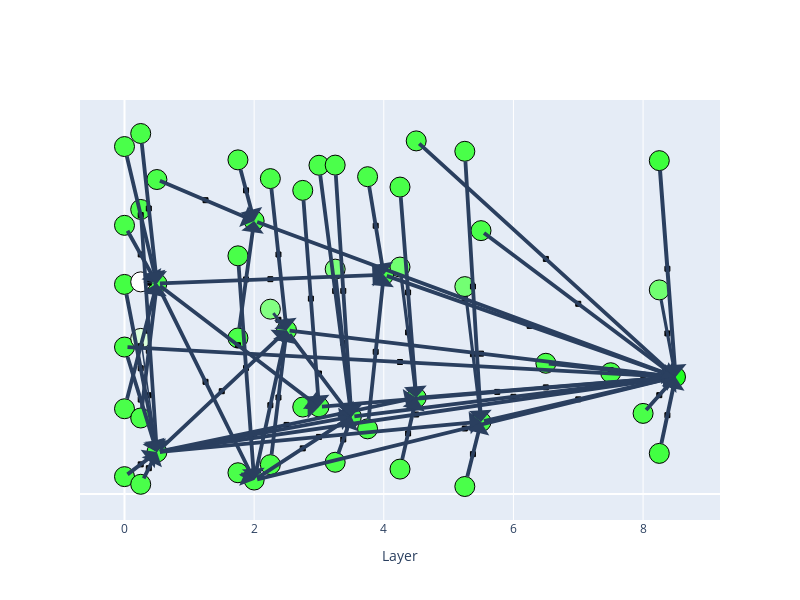

The notebook cell saved with this chart:
### Markdown cell above
One thing that we can do with our computational graph is plot it. Currently, the UI isn't exactly the prettiest, but it can still serve as a useful way to take in information associated with all computational paths and error terms all at once.

### Code cell
plot_graph(edges_with_error, nodes_with_error)

### Figure 1 — Plotly figure (JSON) as saved in the notebook; plotly's stock layout.template omitted (floating-point values rounded to 4 significant figures)
{"data": [{"hoverinfo": "text", "hovertext": ["mlp8tc[89]@-1<br>Contrib: 7.6", "mlp0tc[8829]@9<br>Contrib: 1.4", "mlp3tc[14171]@9<br>Contrib: 0.56", "mlp4tc[17353]@9<br>Contrib: 0.42", "mlp2tc[15119]@9<br>Contrib: 0.49", "mlp4tc[17443]@9<br>Contrib: 0.32", "mlp6tc[17269]@9<br>Contrib: 0.3", "mlp5tc[6434]@9<br>Contrib: 0.29", "mlp7tc[22013]@9<br>Contrib: 0.28", "mlp5tc[2296]@9<br>Contrib: 0.17", "embed0@9<br>Contrib: 0.86", "mlp0tc[10490]@8<br>Contrib: 0.52", "mlp0tc[7829]@4<br>Contrib: 0.12", "embed0@8<br>Contrib: 0.068", "attn2[2]@8<br>Contrib: 0.62", "attn0[1]@9<br>Contrib: 0.75", "attn4[11]@8<br>Contrib: 0.25", "attn2[1]@4<br>Contrib: 0.22", "attn8[7]@8<br>Contrib: 0.21", "attn3[6]@8<br>Contrib: 0.21", "attn0[5]@9<br>Contrib: 1.1", "attn3[3]@8<br>Contrib: 0.13", "attn0[1]@8<br>Contrib: 0.19", "attn0[5]@8<br>Contrib: 0.088", "mlp8tc[89]tc_error8@-1<br>Contrib: 1.5", "mlp0tc[8829]tc_error0@9<br>Contrib: 0.0", "mlp3tc[14171]tc_error3@9<br>Contrib: 0.14", "attn2[2]tc_error2@8<br>Contrib: 0.014", "mlp2tc[15119]tc_error2@9<br>Contrib: 0.12", "mlp5tc[6434]tc_error5@9<br>Contrib: 0.041", "attn2[1]tc_error2@4<br>Contrib: 0.037", "attn3[6]tc_error3@8<br>Contrib: 0.073", "mlp4tc[17353]tc_error4@9<br>Contrib: 0.13", "attn4[11]tc_error4@8<br>Contrib: -0.0011", "mlp0tc[10490]tc_error0@8<br>Contrib: 0.0", "mlp8tc[89]bias_error8@-1<br>Contrib: -7.2", "mlp0tc[8829]bias_error0@9<br>Contrib: -2.7e+01", "mlp3tc[14171]bias_error3@9<br>Contrib: -8.8", "mlp2tc[15119]bias_error2@9<br>Contrib: -1e+01", "mlp5tc[6434]bias_error5@9<br>Contrib: -7.6", "mlp4tc[17353]bias_error4@9<br>Contrib: -6.9", "mlp0tc[10490]bias_error0@8<br>Contrib: -3.3e+01", "mlp8tc[89]prune_error8@-1<br>Contrib: 2.5", "mlp0tc[8829]prune_error0@9<br>Contrib: -1.0", "mlp3tc[14171]prune_error3@9<br>Contrib: -0.056", "attn2[2]prune_error2@8<br>Contrib: 0.31", "mlp2tc[15119]prune_error2@9<br>Contrib: 0.23", "mlp5tc[6434]prune_error5@9<br>Contrib: 0.17", "attn2[1]prune_error2@4<br>Contrib: 0.098", "attn3[6]prune_error3@8<br>Contrib: 0.092", "mlp4tc[17353]prune_error4@9<br>Contrib: 0.31", "attn4[11]prune_error4@8<br>Contrib: 0.16", "mlp0tc[10490]prune_error0@8<br>Contrib: 0.17"], "marker": {"color": ["#22ff22", "#43ff43", "#47ff47", "#48ff48", "#48ff48", "#49ff49", "#49ff49", "#49ff49", "#49ff49", "#49ff49", "#46ff46", "#48ff48", "#4aff4a", "#4aff4a", "#47ff47", "#46ff46", "#49ff49", "#49ff49", "#49ff49", "#49ff49", "#44ff44", "#4aff4a", "#49ff49", "#4aff4a", "#42ff42", "#4aff4a", "#4aff4a", "#4aff4a", "#4aff4a", "#4aff4a", "#4aff4a", "#4aff4a", "#4aff4a", "#4aff4a", "#4aff4a", "#71ff71", "#dbffdb", "#7aff7a", "#82ff82", "#73ff73", "#70ff70", "#ffffff", "#3dff3d", "#50ff50", "#4bff4b", "#49ff49", "#49ff49", "#49ff49", "#4aff4a", "#4aff4a", "#49ff49", "#4aff4a", "#49ff49"], "line": {"color": "Black", "width": 1}, "size": 20}, "mode": "markers", "type": "scatter", "x": [8.5, 0.5, 3.5, 4.5, 2.5, 4.5, 6.5, 5.5, 7.5, 5.5, 0, 0.5, 0.5, 0, 2, 0, 4, 2, 8, 3, 0, 3, 0, 0, 8.25, 0.25, 3.25, 1.75, 2.25, 5.25, 1.75, 2.75, 4.25, 3.75, 0.25, 8.25, 0.25, 3.25, 2.25, 5.25, 4.25, 0.25, 8.25, 0.25, 3.25, 1.75, 2.25, 5.25, 1.75, 2.75, 4.25, 3.75, 0.25], "y": [0.3244, 0.1164, 0.2144, 0.2667, 0.4534, 0.9779, 0.3623, 0.2003, 0.3361, 0.7294, 0.04842, 0.5829, 0.8709, 0.2363, 0.03898, 0.4072, 0.6072, 0.7565, 0.2235, 0.2415, 0.5806, 0.9105, 0.7441, 0.9622, 0.1128, 0.02716, 0.08821, 0.05919, 0.08164, 0.0211, 0.4323, 0.2411, 0.0693, 0.1808, 0.2108, 0.5653, 0.4311, 0.6229, 0.512, 0.5745, 0.6286, 0.5876, 0.9232, 0.7881, 0.9108, 0.6597, 0.8735, 0.9491, 0.9254, 0.8409, 0.8501, 0.8788, 0.9984]}, {"hoverinfo": "text", "hovertext": ["mlp0tc[8829]@9 -> mlp8tc[89]@-1<br>Contrib: 0.85", "mlp3tc[14171]@9 -> mlp8tc[89]@-1<br>Contrib: 0.56", "mlp4tc[17353]@9 -> mlp8tc[89]@-1<br>Contrib: 0.42", "attn2[2]@8 -> mlp8tc[89]@-1<br>Contrib: 0.35", "mlp2tc[15119]@9 -> mlp8tc[89]@-1<br>Contrib: 0.35", "mlp4tc[17443]@9 -> mlp8tc[89]@-1<br>Contrib: 0.32", "mlp6tc[17269]@9 -> mlp8tc[89]@-1<br>Contrib: 0.3", "mlp5tc[6434]@9 -> mlp8tc[89]@-1<br>Contrib: 0.29", "mlp7tc[22013]@9 -> mlp8tc[89]@-1<br>Contrib: 0.28", "attn0[1]@9 -> mlp8tc[89]@-1<br>Contrib: 0.26", "attn4[11]@8 -> mlp8tc[89]@-1<br>Contrib: 0.25", "attn2[1]@4 -> mlp8tc[89]@-1<br>Contrib: 0.22", "attn8[7]@8 -> mlp8tc[89]@-1<br>Contrib: 0.21", "attn3[6]@8 -> mlp8tc[89]@-1<br>Contrib: 0.21", "mlp5tc[2296]@9 -> mlp8tc[89]@-1<br>Contrib: 0.17", "attn0[5]@9 -> mlp0tc[8829]@9<br>Contrib: 1.1", "embed0@9 -> mlp0tc[8829]@9<br>Contrib: 0.86", "attn0[1]@9 -> mlp0tc[8829]@9<br>Contrib: 0.5", "mlp0tc[8829]@9 -> mlp3tc[14171]@9<br>Contrib: 0.2", "mlp0tc[10490]@8 -> attn2[2]@8<br>Contrib: 0.3", "attn2[2]@8 -> mlp3tc[14171]@9<br>Contrib: 0.14", "mlp2tc[15119]@9 -> mlp3tc[14171]@9<br>Contrib: 0.14", "mlp0tc[8829]@9 -> mlp2tc[15119]@9<br>Contrib: 0.13", "attn3[3]@8 -> mlp3tc[14171]@9<br>Contrib: 0.13", "attn2[2]@8 -> mlp2tc[15119]@9<br>Contrib: 0.13", "mlp0tc[8829]@9 -> mlp5tc[6434]@9<br>Contrib: 0.12", "mlp0tc[7829]@4 -> attn2[1]@4<br>Contrib: 0.12", "mlp0tc[10490]@8 -> attn3[6]@8<br>Contrib: 0.12", "mlp0tc[8829]@9 -> mlp4tc[17353]@9<br>Contrib: 0.11", "mlp0tc[10490]@8 -> attn4[11]@8<br>Contrib: 0.096", "attn0[1]@8 -> mlp0tc[10490]@8<br>Contrib: 0.19", "attn0[5]@8 -> mlp0tc[10490]@8<br>Contrib: 0.088", "embed0@8 -> mlp0tc[10490]@8<br>Contrib: 0.068", "mlp8tc[89]tc_error8@-1 -> mlp8tc[89]@-1<br>Contrib: 1.5", "mlp0tc[8829]tc_error0@9 -> mlp0tc[8829]@9<br>Contrib: 0.0", "mlp3tc[14171]tc_error3@9 -> mlp3tc[14171]@9<br>Contrib: 0.14", "attn2[2]tc_error2@8 -> attn2[2]@8<br>Contrib: 0.014", "mlp2tc[15119]tc_error2@9 -> mlp2tc[15119]@9<br>Contrib: 0.12", "mlp5tc[6434]tc_error5@9 -> mlp5tc[6434]@9<br>Contrib: 0.041", "attn2[1]tc_error2@4 -> attn2[1]@4<br>Contrib: 0.037", "attn3[6]tc_error3@8 -> attn3[6]@8<br>Contrib: 0.073", "mlp4tc[17353]tc_error4@9 -> mlp4tc[17353]@9<br>Contrib: 0.13", "attn4[11]tc_error4@8 -> attn4[11]@8<br>Contrib: -0.0011", "mlp0tc[10490]tc_error0@8 -> mlp0tc[10490]@8<br>Contrib: 0.0", "mlp8tc[89]bias_error8@-1 -> mlp8tc[89]@-1<br>Contrib: -7.2", "mlp0tc[8829]bias_error0@9 -> mlp0tc[8829]@9<br>Contrib: -2.7e+01", "mlp3tc[14171]bias_error3@9 -> mlp3tc[14171]@9<br>Contrib: -8.8", "mlp2tc[15119]bias_error2@9 -> mlp2tc[15119]@9<br>Contrib: -1e+01", "mlp5tc[6434]bias_error5@9 -> mlp5tc[6434]@9<br>Contrib: -7.6", "mlp4tc[17353]bias_error4@9 -> mlp4tc[17353]@9<br>Contrib: -6.9", "mlp0tc[10490]bias_error0@8 -> mlp0tc[10490]@8<br>Contrib: -3.3e+01", "mlp8tc[89]prune_error8@-1 -> mlp8tc[89]@-1<br>Contrib: 2.5", "mlp0tc[8829]prune_error0@9 -> mlp0tc[8829]@9<br>Contrib: -1.0", "mlp3tc[14171]prune_error3@9 -> mlp3tc[14171]@9<br>Contrib: -0.056", "attn2[2]prune_error2@8 -> attn2[2]@8<br>Contrib: 0.31", "mlp2tc[15119]prune_error2@9 -> mlp2tc[15119]@9<br>Contrib: 0.23", "mlp5tc[6434]prune_error5@9 -> mlp5tc[6434]@9<br>Contrib: 0.17", "attn2[1]prune_error2@4 -> attn2[1]@4<br>Contrib: 0.098", "attn3[6]prune_error3@8 -> attn3[6]@8<br>Contrib: 0.092", "mlp4tc[17353]prune_error4@9 -> mlp4tc[17353]@9<br>Contrib: 0.31", "attn4[11]prune_error4@8 -> attn4[11]@8<br>Contrib: 0.16", "mlp0tc[10490]prune_error0@8 -> mlp0tc[10490]@8<br>Contrib: 0.17"], "marker": {"color": "black", "line": {"color": "Black", "width": 1}, "size": 5, "symbol": "square"}, "mode": "markers", "type": "scatter", "x": [4.5, 6, 6.5, 5.25, 5.5, 6.5, 7.5, 7, 8, 4.25, 6.25, 5.25, 8.25, 5.75, 7, 0.25, 0.25, 0.25, 2, 1.25, 2.75, 3, 1.5, 3.25, 2.25, 3, 1.25, 1.75, 2.5, 2.25, 0.25, 0.25, 0.25, 8.375, 0.375, 3.375, 1.875, 2.375, 5.375, 1.875, 2.875, 4.375, 3.875, 0.375, 8.375, 0.375, 3.375, 2.375, 5.375, 4.375, 0.375, 8.375, 0.375, 3.375, 1.875, 2.375, 5.375, 1.875, 2.875, 4.375, 3.875, 0.375], "y": [0.2204, 0.2694, 0.2956, 0.1817, 0.3889, 0.6511, 0.3433, 0.2624, 0.3302, 0.3658, 0.4658, 0.5404, 0.2739, 0.283, 0.5269, 0.3485, 0.0824, 0.2618, 0.1654, 0.311, 0.1267, 0.3339, 0.2849, 0.5624, 0.2462, 0.1584, 0.8137, 0.4122, 0.1915, 0.5951, 0.6635, 0.7726, 0.4096, 0.2186, 0.07178, 0.1513, 0.04909, 0.2675, 0.1107, 0.5944, 0.2413, 0.168, 0.394, 0.3969, 0.4449, 0.2737, 0.4186, 0.4827, 0.3874, 0.4477, 0.5853, 0.6238, 0.4522, 0.5626, 0.3493, 0.6634, 0.5747, 0.8409, 0.5412, 0.5584, 0.743, 0.7907]}], "layout": {"annotations": [{"arrowhead": 1, "arrowwidth": 3.858, "ax": 0.5, "axref": "x", "ay": 0.1164, "ayref": "y", "showarrow": true, "x": 8.5, "xref": "x", "y": 0.3244, "yref": "y"}, {"arrowhead": 1, "arrowwidth": 3.834, "ax": 3.5, "axref": "x", "ay": 0.2144, "ayref": "y", "showarrow": true, "x": 8.5, "xref": "x", "y": 0.3244, "yref": "y"}, {"arrowhead": 1, "arrowwidth": 3.823, "ax": 4.5, "axref": "x", "ay": 0.2667, "ayref": "y", "showarrow": true, "x": 8.5, "xref": "x", "y": 0.3244, "yref": "y"}, {"arrowhead": 1, "arrowwidth": 3.817, "ax": 2, "axref": "x", "ay": 0.03898, "ayref": "y", "showarrow": true, "x": 8.5, "xref": "x", "y": 0.3244, "yref": "y"}, {"arrowhead": 1, "arrowwidth": 3.817, "ax": 2.5, "axref": "x", "ay": 0.4534, "ayref": "y", "showarrow": true, "x": 8.5, "xref": "x", "y": 0.3244, "yref": "y"}, {"arrowhead": 1, "arrowwidth": 3.814, "ax": 4.5, "axref": "x", "ay": 0.9779, "ayref": "y", "showarrow": true, "x": 8.5, "xref": "x", "y": 0.3244, "yref": "y"}, {"arrowhead": 1, "arrowwidth": 3.813, "ax": 6.5, "axref": "x", "ay": 0.3623, "ayref": "y", "showarrow": true, "x": 8.5, "xref": "x", "y": 0.3244, "yref": "y"}, {"arrowhead": 1, "arrowwidth": 3.812, "ax": 5.5, "axref": "x", "ay": 0.2003, "ayref": "y", "showarrow": true, "x": 8.5, "xref": "x", "y": 0.3244, "yref": "y"}, {"arrowhead": 1, "arrowwidth": 3.811, "ax": 7.5, "axref": "x", "ay": 0.3361, "ayref": "y", "showarrow": true, "x": 8.5, "xref": "x", "y": 0.3244, "yref": "y"}, {"arrowhead": 1, "arrowwidth": 3.809, "ax": 0, "axref": "x", "ay": 0.4072, "ayref": "y", "showarrow": true, "x": 8.5, "xref": "x", "y": 0.3244, "yref": "y"}, {"arrowhead": 1, "arrowwidth": 3.809, "ax": 4, "axref": "x", "ay": 0.6072, "ayref": "y", "showarrow": true, "x": 8.5, "xref": "x", "y": 0.3244, "yref": "y"}, {"arrowhead": 1, "arrowwidth": 3.806, "ax": 2, "axref": "x", "ay": 0.7565, "ayref": "y", "showarrow": true, "x": 8.5, "xref": "x", "y": 0.3244, "yref": "y"}, {"arrowhead": 1, "arrowwidth": 3.805, "ax": 8, "axref": "x", "ay": 0.2235, "ayref": "y", "showarrow": true, "x": 8.5, "xref": "x", "y": 0.3244, "yref": "y"}, {"arrowhead": 1, "arrowwidth": 3.805, "ax": 3, "axref": "x", "ay": 0.2415, "ayref": "y", "showarrow": true, "x": 8.5, "xref": "x", "y": 0.3244, "yref": "y"}, {"arrowhead": 1, "arrowwidth": 3.802, "ax": 5.5, "axref": "x", "ay": 0.7294, "ayref": "y", "showarrow": true, "x": 8.5, "xref": "x", "y": 0.3244, "yref": "y"}, {"arrowhead": 1, "arrowwidth": 3.879, "ax": 0, "axref": "x", "ay": 0.5806, "ayref": "y", "showarrow": true, "x": 0.5, "xref": "x", "y": 0.1164, "yref": "y"}, {"arrowhead": 1, "arrowwidth": 3.86, "ax": 0, "axref": "x", "ay": 0.04842, "ayref": "y", "showarrow": true, "x": 0.5, "xref": "x", "y": 0.1164, "yref": "y"}, {"arrowhead": 1, "arrowwidth": 3.829, "ax": 0, "axref": "x", "ay": 0.4072, "ayref": "y", "showarrow": true, "x": 0.5, "xref": "x", "y": 0.1164, "yref": "y"}, {"arrowhead": 1, "arrowwidth": 3.804, "ax": 0.5, "axref": "x", "ay": 0.1164, "ayref": "y", "showarrow": true, "x": 3.5, "xref": "x", "y": 0.2144, "yref": "y"}, {"arrowhead": 1, "arrowwidth": 3.813, "ax": 0.5, "axref": "x", "ay": 0.5829, "ayref": "y", "showarrow": true, "x": 2, "xref": "x", "y": 0.03898, "yref": "y"}, {"arrowhead": 1, "arrowwidth": 3.8, "ax": 2, "axref": "x", "ay": 0.03898, "ayref": "y", "showarrow": true, "x": 3.5, "xref": "x", "y": 0.2144, "yref": "y"}, {"arrowhead": 1, "arrowwidth": 3.8, "ax": 2.5, "axref": "x", "ay": 0.4534, "ayref": "y", "showarrow": true, "x": 3.5, "xref": "x", "y": 0.2144, "yref": "y"}, {"arrowhead": 1, "arrowwidth": 3.799, "ax": 0.5, "axref": "x", "ay": 0.1164, "ayref": "y", "showarrow": true, "x": 2.5, "xref": "x", "y": 0.4534, "yref": "y"}, {"arrowhead": 1, "arrowwidth": 3.799, "ax": 3, "axref": "x", "ay": 0.9105, "ayref": "y", "showarrow": true, "x": 3.5, "xref": "x", "y": 0.2144, "yref": "y"}, {"arrowhead": 1, "arrowwidth": 3.798, "ax": 2, "axref": "x", "ay": 0.03898, "ayref": "y", "showarrow": true, "x": 2.5, "xref": "x", "y": 0.4534, "yref": "y"}, {"arrowhead": 1, "arrowwidth": 3.798, "ax": 0.5, "axref": "x", "ay": 0.1164, "ayref": "y", "showarrow": true, "x": 5.5, "xref": "x", "y": 0.2003, "yref": "y"}, {"arrowhead": 1, "arrowwidth": 3.798, "ax": 0.5, "axref": "x", "ay": 0.8709, "ayref": "y", "showarrow": true, "x": 2, "xref": "x", "y": 0.7565, "yref": "y"}, {"arrowhead": 1, "arrowwidth": 3.797, "ax": 0.5, "axref": "x", "ay": 0.5829, "ayref": "y", "showarrow": true, "x": 3, "xref": "x", "y": 0.2415, "yref": "y"}, {"arrowhead": 1, "arrowwidth": 3.797, "ax": 0.5, "axref": "x", "ay": 0.1164, "ayref": "y", "showarrow": true, "x": 4.5, "xref": "x", "y": 0.2667, "yref": "y"}, {"arrowhead": 1, "arrowwidth": 3.796, "ax": 0.5, "axref": "x", "ay": 0.5829, "ayref": "y", "showarrow": true, "x": 4, "xref": "x", "y": 0.6072, "yref": "y"}, {"arrowhead": 1, "arrowwidth": 3.804, "ax": 0, "axref": "x", "ay": 0.7441, "ayref": "y", "showarrow": true, "x": 0.5, "xref": "x", "y": 0.5829, "yref": "y"}, {"arrowhead": 1, "arrowwidth": 3.795, "ax": 0, "axref": "x", "ay": 0.9622, "ayref": "y", "showarrow": true, "x": 0.5, "xref": "x", "y": 0.5829, "yref": "y"}, {"arrowhead": 1, "arrowwidth": 3.793, "ax": 0, "axref": "x", "ay": 0.2363, "ayref": "y", "showarrow": true, "x": 0.5, "xref": "x", "y": 0.5829, "yref": "y"}, {"arrowhead": 1, "arrowwidth": 3.913, "ax": 8.25, "axref": "x", "ay": 0.1128, "ayref": "y", "showarrow": true, "x": 8.5, "xref": "x", "y": 0.3244, "yref": "y"}, {"arrowhead": 1, "arrowwidth": 3.788, "ax": 0.25, "axref": "x", "ay": 0.02716, "ayref": "y", "showarrow": true, "x": 0.5, "xref": "x", "y": 0.1164, "yref": "y"}, {"arrowhead": 1, "arrowwidth": 3.799, "ax": 3.25, "axref": "x", "ay": 0.08821, "ayref": "y", "showarrow": true, "x": 3.5, "xref": "x", "y": 0.2144, "yref": "y"}, {"arrowhead": 1, "arrowwidth": 3.789, "ax": 1.75, "axref": "x", "ay": 0.05919, "ayref": "y", "showarrow": true, "x": 2, "xref": "x", "y": 0.03898, "yref": "y"}, {"arrowhead": 1, "arrowwidth": 3.798, "ax": 2.25, "axref": "x", "ay": 0.08164, "ayref": "y", "showarrow": true, "x": 2.5, "xref": "x", "y": 0.4534, "yref": "y"}, {"arrowhead": 1, "arrowwidth": 3.791, "ax": 5.25, "axref": "x", "ay": 0.0211, "ayref": "y", "showarrow": true, "x": 5.5, "xref": "x", "y": 0.2003, "yref": "y"}, {"arrowhead": 1, "arrowwidth": 3.791, "ax": 1.75, "axref": "x", "ay": 0.4323, "ayref": "y", "showarrow": true, "x": 2, "xref": "x", "y": 0.7565, "yref": "y"}, {"arrowhead": 1, "arrowwidth": 3.794, "ax": 2.75, "axref": "x", "ay": 0.2411, "ayref": "y", "showarrow": true, "x": 3, "xref": "x", "y": 0.2415, "yref": "y"}, {"arrowhead": 1, "arrowwidth": 3.799, "ax": 4.25, "axref": "x", "ay": 0.0693, "ayref": "y", "showarrow": true, "x": 4.5, "xref": "x", "y": 0.2667, "yref": "y"}, {"arrowhead": 1, "arrowwidth": 3.788, "ax": 3.75, "axref": "x", "ay": 0.1808, "ayref": "y", "showarrow": true, "x": 4, "xref": "x", "y": 0.6072, "yref": "y"}, {"arrowhead": 1, "arrowwidth": 3.788, "ax": 0.25, "axref": "x", "ay": 0.2108, "ayref": "y", "showarrow": true, "x": 0.5, "xref": "x", "y": 0.5829, "yref": "y"}, {"arrowhead": 1, "arrowwidth": 3.189, "ax": 8.25, "axref": "x", "ay": 0.5653, "ayref": "y", "showarrow": true, "x": 8.5, "xref": "x", "y": 0.3244, "yref": "y"}, {"arrowhead": 1, "arrowwidth": 1.545, "ax": 0.25, "axref": "x", "ay": 0.4311, "ayref": "y", "showarrow": true, "x": 0.5, "xref": "x", "y": 0.1164, "yref": "y"}, {"arrowhead": 1, "arrowwidth": 3.054, "ax": 3.25, "axref": "x", "ay": 0.6229, "ayref": "y", "showarrow": true, "x": 3.5, "xref": "x", "y": 0.2144, "yref": "y"}, {"arrowhead": 1, "arrowwidth": 2.928, "ax": 2.25, "axref": "x", "ay": 0.512, "ayref": "y", "showarrow": true, "x": 2.5, "xref": "x", "y": 0.4534, "yref": "y"}, {"arrowhead": 1, "arrowwidth": 3.156, "ax": 5.25, "axref": "x", "ay": 0.5745, "ayref": "y", "showarrow": true, "x": 5.5, "xref": "x", "y": 0.2003, "yref": "y"}, {"arrowhead": 1, "arrowwidth": 3.213, "ax": 4.25, "axref": "x", "ay": 0.6286, "ayref": "y", "showarrow": true, "x": 4.5, "xref": "x", "y": 0.2667, "yref": "y"}, {"arrowhead": 1, "arrowwidth": 1, "ax": 0.25, "axref": "x", "ay": 0.5876, "ayref": "y", "showarrow": true, "x": 0.5, "xref": "x", "y": 0.5829, "yref": "y"}, {"arrowhead": 1, "arrowwidth": 4, "ax": 8.25, "axref": "x", "ay": 0.9232, "ayref": "y", "showarrow": true, "x": 8.5, "xref": "x", "y": 0.3244, "yref": "y"}, {"arrowhead": 1, "arrowwidth": 3.7, "ax": 0.25, "axref": "x", "ay": 0.7881, "ayref": "y", "showarrow": true, "x": 0.5, "xref": "x", "y": 0.1164, "yref": "y"}, {"arrowhead": 1, "arrowwidth": 3.783, "ax": 3.25, "axref": "x", "ay": 0.9108, "ayref": "y", "showarrow": true, "x": 3.5, "xref": "x", "y": 0.2144, "yref": "y"}, {"arrowhead": 1, "arrowwidth": 3.814, "ax": 1.75, "axref": "x", "ay": 0.6597, "ayref": "y", "showarrow": true, "x": 2, "xref": "x", "y": 0.03898, "yref": "y"}, {"arrowhead": 1, "arrowwidth": 3.807, "ax": 2.25, "axref": "x", "ay": 0.8735, "ayref": "y", "showarrow": true, "x": 2.5, "xref": "x", "y": 0.4534, "yref": "y"}, {"arrowhead": 1, "arrowwidth": 3.802, "ax": 5.25, "axref": "x", "ay": 0.9491, "ayref": "y", "showarrow": true, "x": 5.5, "xref": "x", "y": 0.2003, "yref": "y"}, {"arrowhead": 1, "arrowwidth": 3.796, "ax": 1.75, "axref": "x", "ay": 0.9254, "ayref": "y", "showarrow": true, "x": 2, "xref": "x", "y": 0.7565, "yref": "y"}, {"arrowhead": 1, "arrowwidth": 3.795, "ax": 2.75, "axref": "x", "ay": 0.8409, "ayref": "y", "showarrow": true, "x": 3, "xref": "x", "y": 0.2415, "yref": "y"}, {"arrowhead": 1, "arrowwidth": 3.814, "ax": 4.25, "axref": "x", "ay": 0.8501, "ayref": "y", "showarrow": true, "x": 4.5, "xref": "x", "y": 0.2667, "yref": "y"}, {"arrowhead": 1, "arrowwidth": 3.801, "ax": 3.75, "axref": "x", "ay": 0.8788, "ayref": "y", "showarrow": true, "x": 4, "xref": "x", "y": 0.6072, "yref": "y"}, {"arrowhead": 1, "arrowwidth": 3.802, "ax": 0.25, "axref": "x", "ay": 0.9984, "ayref": "y", "showarrow": true, "x": 0.5, "xref": "x", "y": 0.5829, "yref": "y"}], "autosize": false, "height": 600, "showlegend": false, "width": 800, "xaxis": {"autorange": true, "range": [-0.6865, 9.186], "title": {"text": "Layer"}, "type": "linear"}, "yaxis": {"autorange": true, "range": [-0.07164, 1.091], "tickmode": "array", "ticktext": [], "tickvals": [], "type": "linear"}}}
